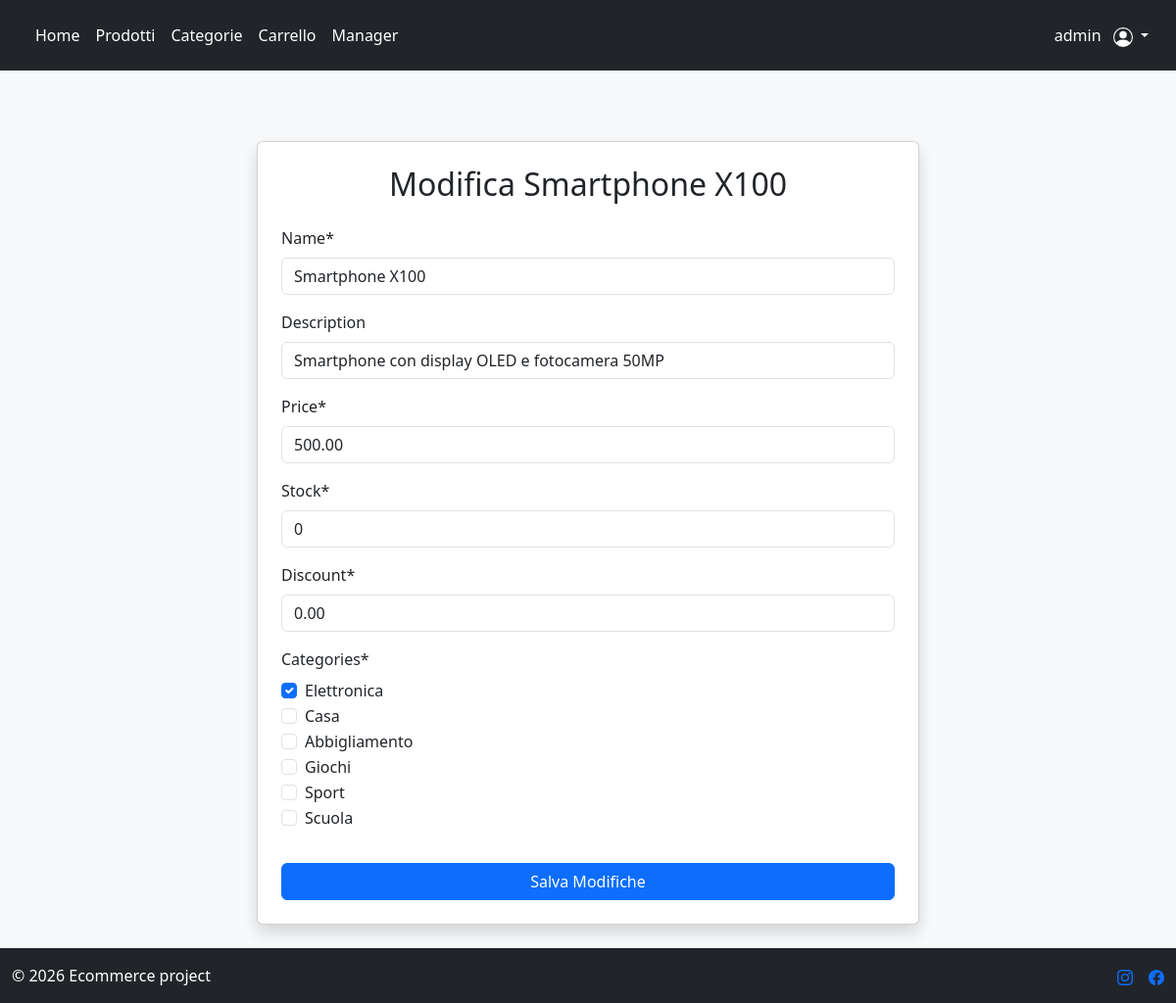
Page /products/products/2/smartphone-x100/edit/ (signed in) on the earlier database version.
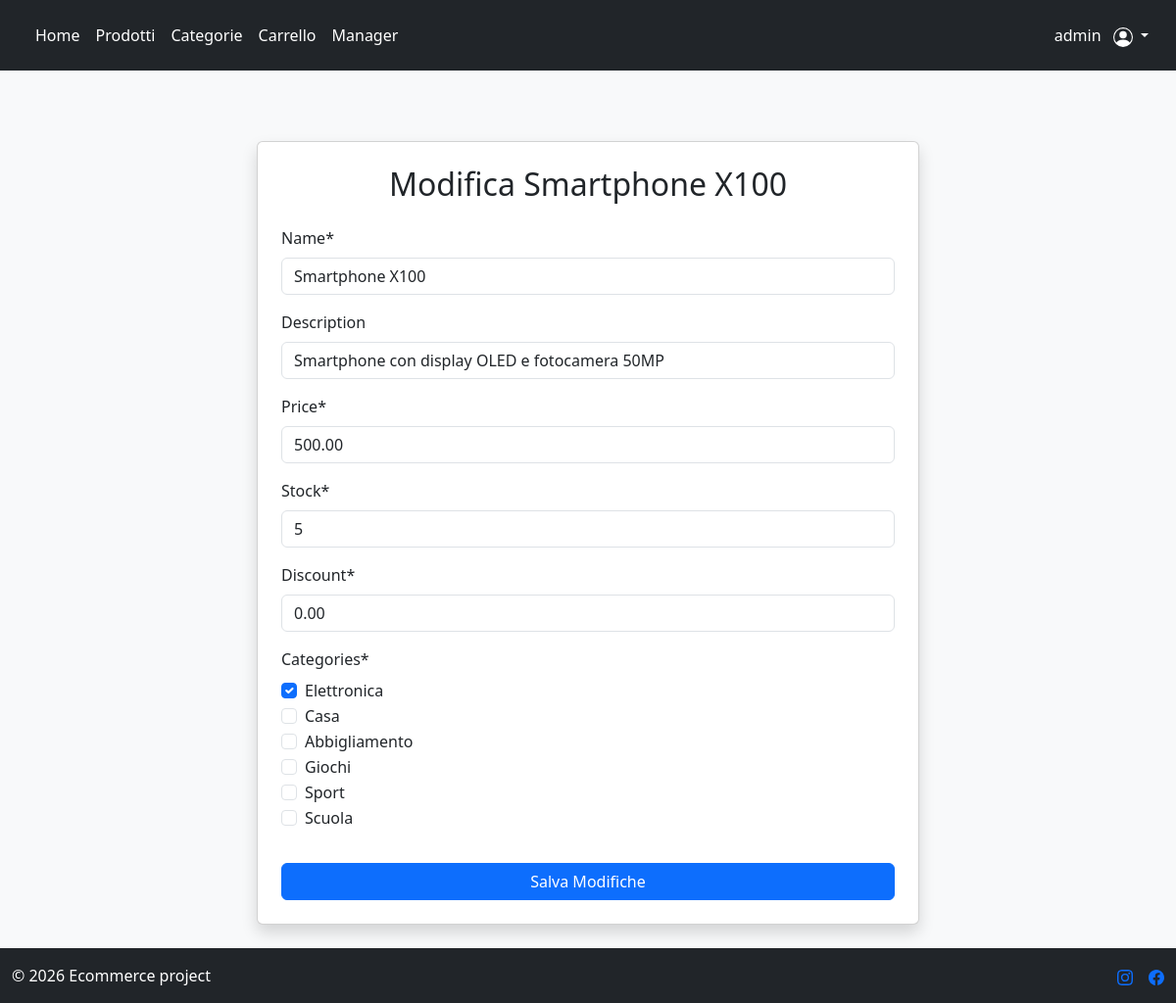
Same page on the later database version.
### products/models.py (models this page shows, shortened)
class Product(models.Model):
    name = models.CharField(max_length=50, blank=False, null=False)
    description = models.CharField(max_length=255, blank = True)
    price = models.DecimalField(max_digits=10, decimal_places=2, validators=[MinValueValidator(0)])
    stock = models.IntegerField(validators=[MinValueValidator(0)])
    discount = models.DecimalField(max_digits=5, decimal_places=2, default=0, validators=[MaxValueValidator(100), MinValueValidator(0)])
    categories = models.ManyToManyField(Tag)
    slug = models.SlugField(blank=True, unique=True)

class Tag(models.Model):
    name = models.CharField(max_length=50, blank=False, null=False)
    slug = models.SlugField(blank=True, unique=True)
    def __str__(self):
        return self.name

### products/views.py (the view, shortened to what this page needs)
# urls.py: path("products/<int:pk>/<slug:slug>/edit/", ProductUpdateView.as_view(), name="product_update"),
class ProductUpdateView(LoginRequiredMixin, UserPassesTestMixin, UpdateView):
    model = Product
    form_class = ProductForm
    template_name = "products/products_update.html"
    def test_func(self):
        return self.request.user.has_perm("products.change_product")

### products/forms.py
class ProductForm(forms.ModelForm):
    class Meta:
        model = Product
        fields = ["name", "description", "price", "stock", "discount", "categories"]
        widgets = {
            "categories": forms.CheckboxSelectMultiple(),
        }

### users/models.py (called while the page is built)
    def is_manager(self):
            return self.groups.filter(name="Manager").exists()

### templates/products/products_update.html (shortened to what this page needs)
{% extends "base.html" %}
{% load crispy_forms_tags %}
{% block content %}
<div class="container mt-5" style="max-width: 700px;">
    <div class="card shadow p-4">
        <h2 class="mb-4 text-center">Modifica {{ object.name }}</h2>
        <form method="POST">
            {{ form|crispy }}
            <button class="btn btn-primary w-100 mt-3"> Salva Modifiche </button>
        </form>
    </div>
</div>
{% endblock content %}

Differences in the rows shown:
changed Product "Smartphone X100": stock "0" → "5"
